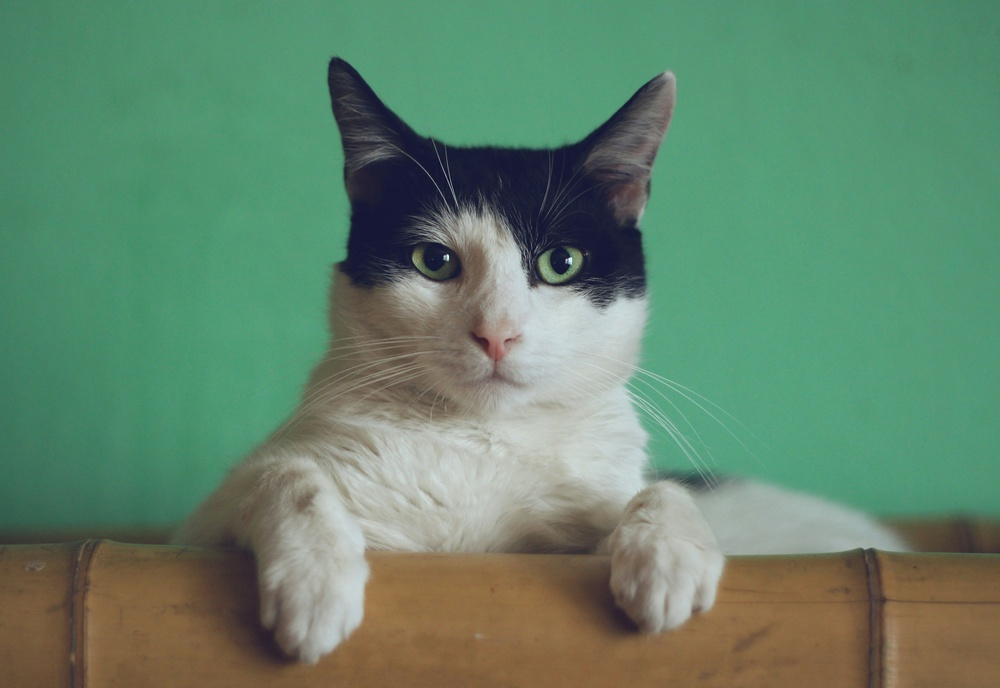
#> input picture  images/cat.jpg, 1000 x 688 px, shrunk from 5026 x 3458 before the run, given in place of the camera
$ python cv-color-1.py
#> lines starting #> are read from the running program, lines starting #| are printed output that depends on the picture; after the words box and inside, x2 and y2 are one past the last pixel; in counts of white or black regions, pixels touching at a corner belong together
import cv2
import numpy as np
cap = cv2.VideoCapture(0)

while True:
    ret, frame = cap.read()
#> frame is the input picture: shape (688, 1000, 3); mean B, G, R 107.8, 132.8, 99.3

    hsv = cv2.cvtColor(frame, cv2.COLOR_BGR2HSV)
#> hsv: shape (688, 1000, 3); mean H, S, V 61.2, 98.2, 139.5
    # H:hue色相,S:saturation飽和度,V:value明度
    # BGR
    lower = np.array([10,50,50])
    upper = np.array([35,255,255])

    mask = cv2.inRange(hsv, lower, upper)
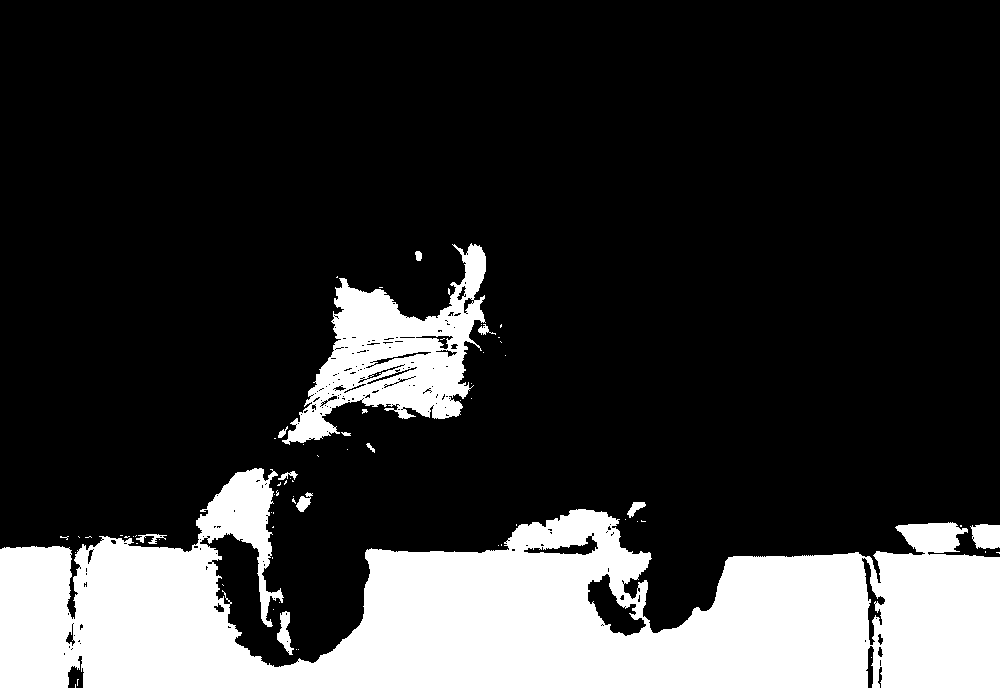
#> mask: shape (688, 1000); 20.7% white; 71 white regions (57 under 20 px), largest, box (x1, y1, x2, y2) and area: (0, 468, 1000, 688) 123465, (282, 243, 486, 445) 16730, (970, 524, 1000, 549) 627
    result = cv2.bitwise_and(frame, frame, mask=mask)
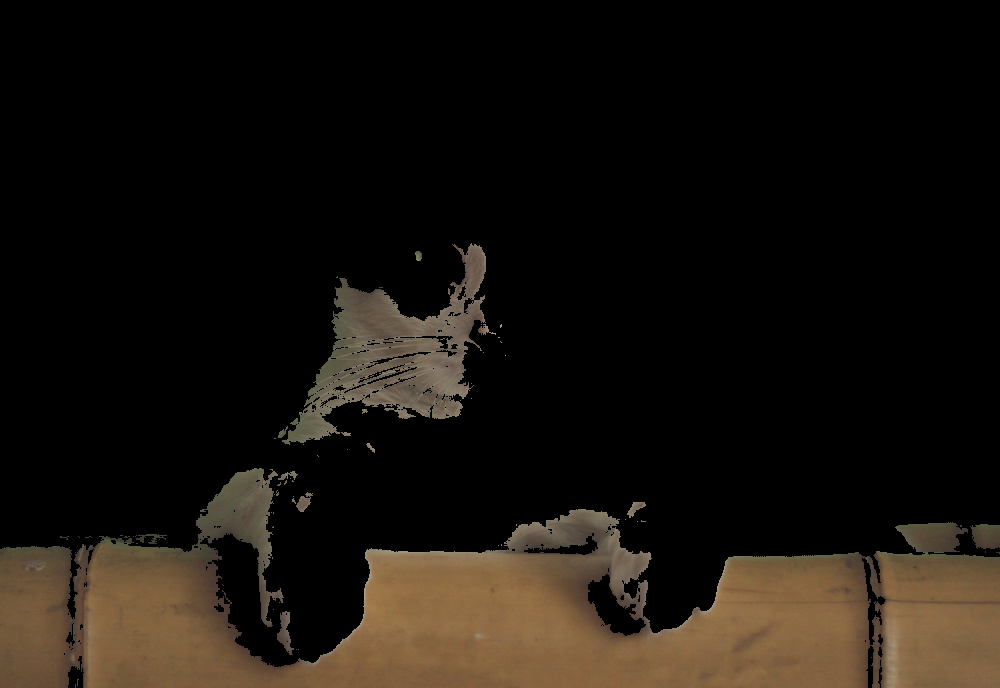
#> result: shape (688, 1000, 3); mean B, G, R 13.9, 19.7, 24.9

    cv2.imshow("original", frame)
    cv2.imshow("Mask", mask)
    cv2.imshow("Result", result)
    if cv2.waitKey(1) == ord('q'):
#> (key q is pressed here)
        break

cap.release()
cv2.destroyAllWindows()
